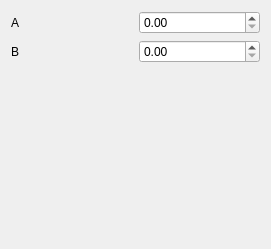
<?xml version="1.0" encoding="UTF-8"?>
<ui version="4.0">
 <class>DiniConfig</class>
 <widget class="QWidget" name="DiniConfig">
  <property name="geometry">
   <rect>
    <x>0</x>
    <y>0</y>
    <width>271</width>
    <height>249</height>
   </rect>
  </property>
  <property name="windowTitle">
   <string>Form</string>
  </property>
  <layout class="QGridLayout" name="gridLayout_2">
   <item row="0" column="0">
    <layout class="QGridLayout" name="gridLayout">
     <item row="0" column="0">
      <widget class="QLabel" name="label">
       <property name="text">
        <string>A</string>
       </property>
      </widget>
     </item>
     <item row="0" column="1">
      <widget class="QDoubleSpinBox" name="aSpinBox">
       <property name="singleStep">
        <double>0.100000000000000</double>
       </property>
      </widget>
     </item>
     <item row="1" column="1">
      <widget class="QDoubleSpinBox" name="bSpinBox">
       <property name="singleStep">
        <double>0.100000000000000</double>
       </property>
      </widget>
     </item>
     <item row="1" column="0">
      <widget class="QLabel" name="label_2">
       <property name="text">
        <string>B</string>
       </property>
      </widget>
     </item>
     <item row="2" column="0">
      <spacer name="verticalSpacer">
       <property name="orientation">
        <enum>Qt::Vertical</enum>
       </property>
       <property name="sizeHint" stdset="0">
        <size>
         <width>20</width>
         <height>40</height>
        </size>
       </property>
      </spacer>
     </item>
    </layout>
   </item>
  </layout>
 </widget>
 <resources/>
 <connections/>
</ui>
